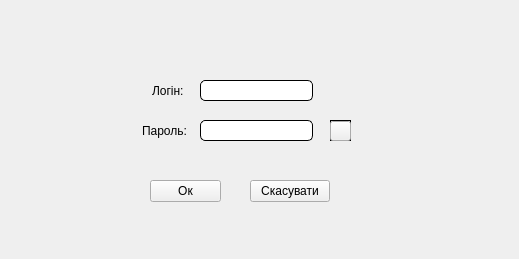
<?xml version="1.0" encoding="UTF-8"?>
<ui version="4.0">
 <class>Login</class>
 <widget class="QMainWindow" name="Login">
  <property name="geometry">
   <rect>
    <x>0</x>
    <y>0</y>
    <width>519</width>
    <height>259</height>
   </rect>
  </property>
  <property name="windowTitle">
   <string>MainWindow</string>
  </property>
  <widget class="QWidget" name="centralwidget">
   <widget class="QStackedWidget" name="stackedWidget">
    <property name="geometry">
     <rect>
      <x>0</x>
      <y>0</y>
      <width>521</width>
      <height>261</height>
     </rect>
    </property>
    <property name="currentIndex">
     <number>1</number>
    </property>
    <widget class="QWidget" name="page">
     <widget class="QPushButton" name="AccountLogin">
      <property name="geometry">
       <rect>
        <x>200</x>
        <y>100</y>
        <width>111</width>
        <height>41</height>
       </rect>
      </property>
      <property name="text">
       <string>Вхід</string>
      </property>
     </widget>
     <widget class="QPushButton" name="Registration">
      <property name="geometry">
       <rect>
        <x>200</x>
        <y>150</y>
        <width>111</width>
        <height>41</height>
       </rect>
      </property>
      <property name="text">
       <string>Реєстрація</string>
      </property>
     </widget>
    </widget>
    <widget class="QWidget" name="page_2">
     <widget class="QPushButton" name="Ok">
      <property name="geometry">
       <rect>
        <x>150</x>
        <y>180</y>
        <width>71</width>
        <height>22</height>
       </rect>
      </property>
      <property name="text">
       <string>Ок</string>
      </property>
     </widget>
     <widget class="QPushButton" name="Cancel">
      <property name="geometry">
       <rect>
        <x>250</x>
        <y>180</y>
        <width>80</width>
        <height>22</height>
       </rect>
      </property>
      <property name="text">
       <string>Скасувати</string>
      </property>
     </widget>
     <widget class="QLineEdit" name="LoginLine">
      <property name="geometry">
       <rect>
        <x>200</x>
        <y>80</y>
        <width>113</width>
        <height>21</height>
       </rect>
      </property>
      <property name="styleSheet">
       <string notr="true">border: 1px solid black;
border-radius:5px;</string>
      </property>
     </widget>
     <widget class="QLineEdit" name="PasswordLine">
      <property name="geometry">
       <rect>
        <x>200</x>
        <y>120</y>
        <width>113</width>
        <height>21</height>
       </rect>
      </property>
      <property name="styleSheet">
       <string notr="true">border: 1px solid black;
border-radius:5px;</string>
      </property>
     </widget>
     <widget class="QLineEdit" name="lineEdit_3">
      <property name="geometry">
       <rect>
        <x>150</x>
        <y>80</y>
        <width>41</width>
        <height>21</height>
       </rect>
      </property>
      <property name="font">
       <font>
        <pointsize>9</pointsize>
       </font>
      </property>
      <property name="styleSheet">
       <string notr="true">background-color: rgba(255, 255, 255, 0);
border:none;</string>
      </property>
      <property name="text">
       <string>Логін:</string>
      </property>
     </widget>
     <widget class="QLineEdit" name="lineEdit_4">
      <property name="geometry">
       <rect>
        <x>140</x>
        <y>120</y>
        <width>51</width>
        <height>21</height>
       </rect>
      </property>
      <property name="font">
       <font>
        <pointsize>9</pointsize>
       </font>
      </property>
      <property name="styleSheet">
       <string notr="true">background-color: rgba(255, 255, 255, 0);
border:none;</string>
      </property>
      <property name="text">
       <string>Пароль:</string>
      </property>
     </widget>
     <widget class="QPushButton" name="ShowPassword">
      <property name="geometry">
       <rect>
        <x>330</x>
        <y>121</y>
        <width>21</width>
        <height>20</height>
       </rect>
      </property>
      <property name="toolTip">
       <string>&lt;html&gt;&lt;head/&gt;&lt;body&gt;&lt;p&gt;Показати пароль&lt;/p&gt;&lt;/body&gt;&lt;/html&gt;</string>
      </property>
      <property name="styleSheet">
       <string notr="true">border-image: url(:/image/images/Eye.png) 0 0 0 0 stretch stretch;</string>
      </property>
      <property name="text">
       <string/>
      </property>
     </widget>
     <widget class="QLabel" name="label">
      <property name="geometry">
       <rect>
        <x>330</x>
        <y>120</y>
        <width>21</width>
        <height>21</height>
       </rect>
      </property>
      <property name="styleSheet">
       <string notr="true">border:1px solid black;</string>
      </property>
      <property name="text">
       <string/>
      </property>
     </widget>
     <zorder>label</zorder>
     <zorder>Ok</zorder>
     <zorder>Cancel</zorder>
     <zorder>LoginLine</zorder>
     <zorder>PasswordLine</zorder>
     <zorder>lineEdit_3</zorder>
     <zorder>lineEdit_4</zorder>
     <zorder>ShowPassword</zorder>
    </widget>
    <widget class="QWidget" name="page_3">
     <widget class="QTextBrowser" name="textBrowser">
      <property name="geometry">
       <rect>
        <x>0</x>
        <y>0</y>
        <width>521</width>
        <height>41</height>
       </rect>
      </property>
      <property name="styleSheet">
       <string notr="true">background-color: rgba(255, 255, 255, 0);
border:none;</string>
      </property>
      <property name="html">
       <string>&lt;!DOCTYPE HTML PUBLIC &quot;-//W3C//DTD HTML 4.0//EN&quot; &quot;http://www.w3.org/TR/REC-html40/strict.dtd&quot;&gt;
&lt;html&gt;&lt;head&gt;&lt;meta name=&quot;qrichtext&quot; content=&quot;1&quot; /&gt;&lt;style type=&quot;text/css&quot;&gt;
p, li { white-space: pre-wrap; }
&lt;/style&gt;&lt;/head&gt;&lt;body style=&quot; font-family:'MS Shell Dlg 2'; font-size:8.25pt; font-weight:400; font-style:normal;&quot;&gt;
&lt;p align=&quot;center&quot; style=&quot; margin-top:0px; margin-bottom:0px; margin-left:0px; margin-right:0px; -qt-block-indent:0; text-indent:0px;&quot;&gt;&lt;span style=&quot; font-size:18pt; font-weight:600; font-style:italic;&quot;&gt;Зареєструватися як&lt;/span&gt;&lt;/p&gt;&lt;/body&gt;&lt;/html&gt;</string>
      </property>
     </widget>
     <widget class="QPushButton" name="JobSeeker">
      <property name="geometry">
       <rect>
        <x>170</x>
        <y>90</y>
        <width>171</width>
        <height>41</height>
       </rect>
      </property>
      <property name="text">
       <string>Здобувач</string>
      </property>
     </widget>
     <widget class="QPushButton" name="Employer">
      <property name="geometry">
       <rect>
        <x>170</x>
        <y>160</y>
        <width>171</width>
        <height>41</height>
       </rect>
      </property>
      <property name="text">
       <string>Роботодавець</string>
      </property>
     </widget>
    </widget>
   </widget>
  </widget>
 </widget>
 <tabstops>
  <tabstop>AccountLogin</tabstop>
  <tabstop>Registration</tabstop>
  <tabstop>LoginLine</tabstop>
  <tabstop>PasswordLine</tabstop>
  <tabstop>Ok</tabstop>
  <tabstop>Cancel</tabstop>
  <tabstop>lineEdit_3</tabstop>
  <tabstop>lineEdit_4</tabstop>
  <tabstop>JobSeeker</tabstop>
  <tabstop>Employer</tabstop>
  <tabstop>textBrowser</tabstop>
 </tabstops>
 <resources/>
 <connections/>
</ui>
